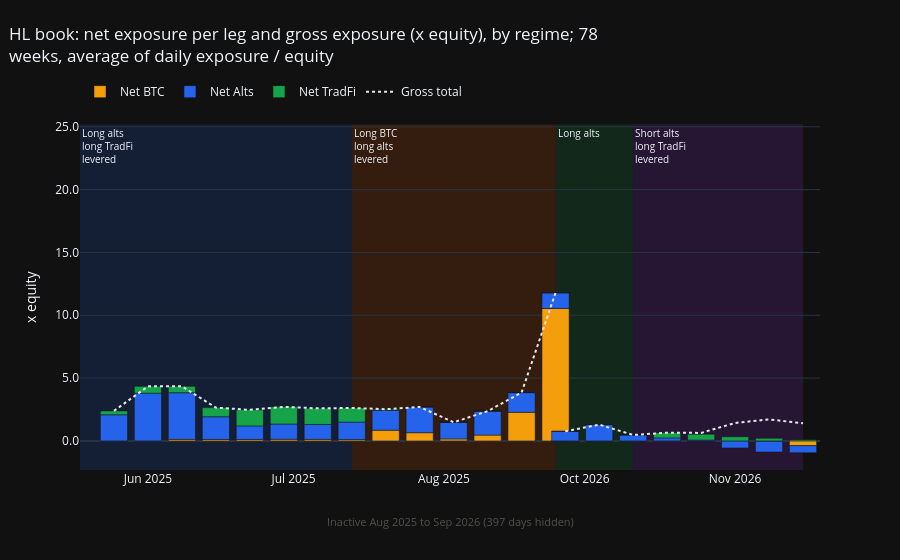
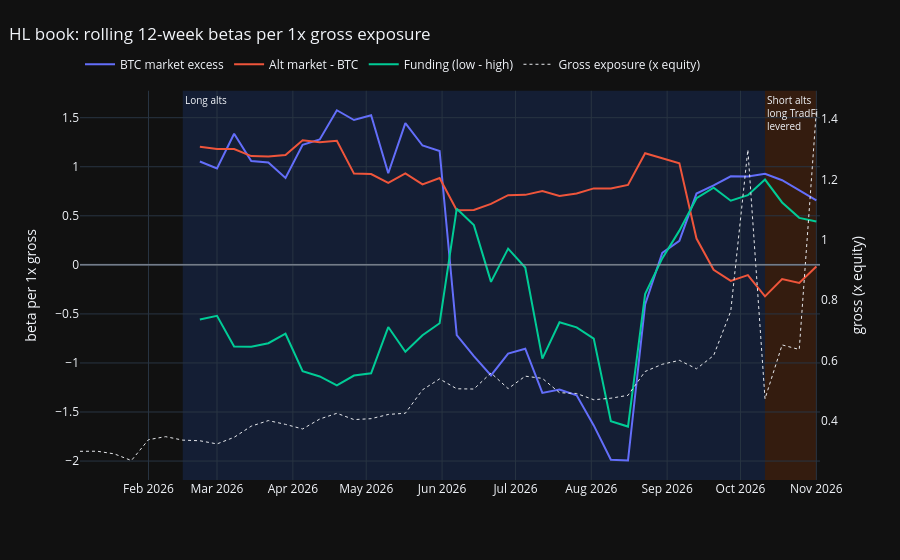

Notebook source saved alongside these figures, in order:
### Markdown cell above
## HL book exposure and style betas by regime

A single beta over periods with opposite positions is a weighted average of exposures the book never held at once, so it is unusable for risk. This section rebuilds the HL book's **net and gross exposure per leg** (BTC, alts, TradFi) every week from fills, token transfers and today's balances, splits the history into **regimes** by the sign of each leg and whether gross exposure exceeds 1× equity, and then reports:

- **betas per regime** next to the pooled fit (the current regime is also fit on daily returns when it is too short for weekly betas);
- a **regime-interaction model** (separate intercept and betas per regime, pooled Newey-West errors) that tests whether each beta changed, once two regimes have enough weeks;
- **rolling 12-week betas**, so sign flips are visible instead of averaged away.

Regimes before the crypto factors begin (about a year of CoinGecko data) show exposure only. Run after `fit_factor_model()`.

### Code cell
analysis.style_regimes_hl_book()
